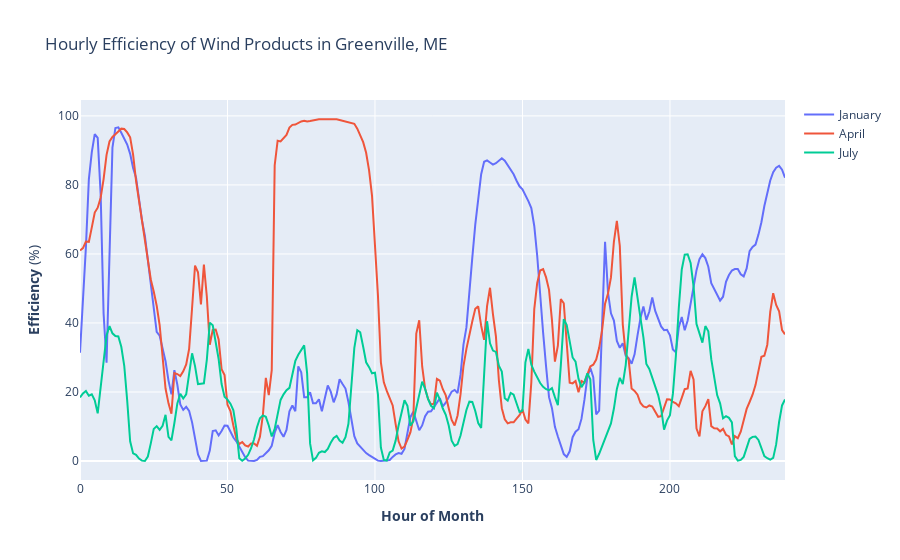

The cell this chart's notebook holds for it:
### Markdown cell above
The following plot shows the variabiltiy of wind efficiency in Greenville, ME across January, April, and July. During the winter and spring months the wind efficiency is elevated and storms in January and April enabled wind products to operate at almost 100% efficiency.

### Code cell
ogo.plot_wind_efficiency_month(['January', 'April', 'July'], 'Greenville,ME')

### Figure 1 — Plotly figure (JSON) as saved in the notebook; plotly's stock layout.template omitted (floating-point values rounded to 4 significant figures; data arrays with more than 128 entries replaced by an {"elided": "..."} marker saying what was removed)
{"data": [{"line": {"color": "#636EFA"}, "mode": "lines", "name": "January", "type": "scatter", "x": {"elided": "240 int values"}, "y": {"elided": "744 float values"}}, {"line": {"color": "#EF553B"}, "mode": "lines", "name": "April", "type": "scatter", "x": {"elided": "240 int values"}, "y": {"elided": "720 float values"}}, {"line": {"color": "#00CC96"}, "mode": "lines", "name": "July", "type": "scatter", "x": {"elided": "240 int values"}, "y": {"elided": "744 float values"}}], "layout": {"title": {"text": "Hourly Efficiency of Wind Products in Greenville, ME"}, "xaxis": {"anchor": "y", "domain": [0, 1], "title": {"text": "<b>Hour of Month</b>"}}, "yaxis": {"anchor": "x", "domain": [0, 1], "title": {"text": "<b>Efficiency</b> (%)"}}}}
